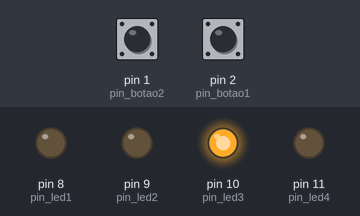
A sketch run on a simulated Arduino Uno, built with avr-gcc and run on an emulated ATmega328P. Shown: output pins drawn as LEDs (lit = HIGH). The inputs (shaded band) are chosen by the test bench; at power-on: pin 1 (pin_botao2) LOW, pin 2 (pin_botao1) LOW.

Above: at 1.2 s.
1.3 s: pin 1 (pin_botao2) pulled HIGH for 0.15 s
At 2.7 s:
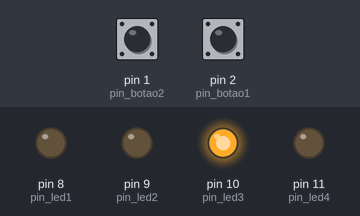
3.0 s: pin 2 (pin_botao1) pulled HIGH for 0.15 s
At 4.1 s:
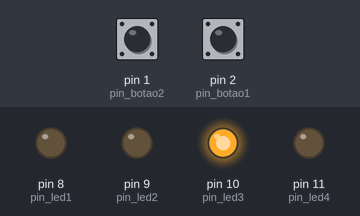
4.6 s: pin 1 (pin_botao2) pulled HIGH for 1 s
At 5.4 s:
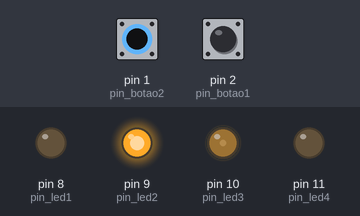
7.1 s: pin 1 (pin_botao2) pulled HIGH for 3.2 s
At 11.0 s:
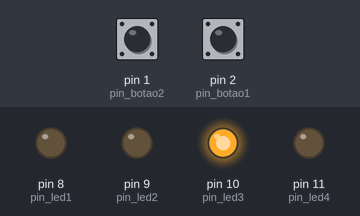
11.8 s: pin 2 (pin_botao1) pulled HIGH for 1 s
At 12.1 s:
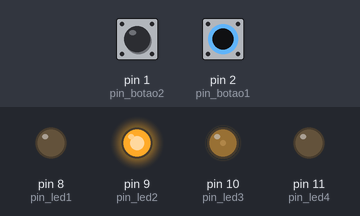
14.3 s: pin 2 (pin_botao1) pulled HIGH for 3.2 s
At 18.9 s:
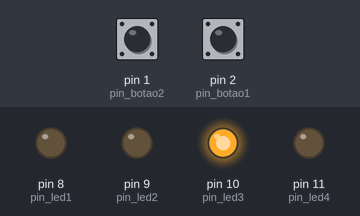
Timing chart, 0 to 20.0 s (numbered marks = the images above; inputs shaded):
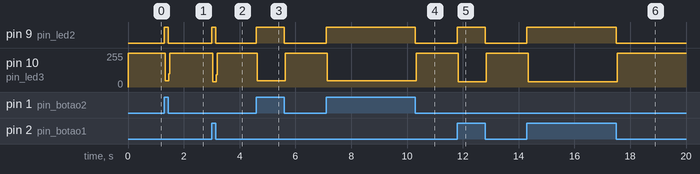

The sketch:

ultimo_exercicio.ino
```cpp
#define pin_led1 8           //pino 8 se chama pin_led1
#define pin_led2 9           //pino 9 se chama pin_led2
#define pin_led3 10          //pino 10 se chama pin_led3
#define pin_led4 11          //pino 11 se chama pin_led4
#define pin_botao1 2
#define pin_botao2 1

void setup() {
   pinMode(pin_led1, OUTPUT);        //definir o pin_led1 como output
  pinMode(pin_led2, OUTPUT);        //definir o pin_led2 como output
  pinMode(pin_led3, OUTPUT);        //definir o pin_led3 como output
  pinMode(pin_led4, OUTPUT);        //definir o pin_led4 como output
  pinMode(pin_botao1, INPUT);
  pinMode(pin_botao2, INPUT);

}

void loop() {
  bool estado1 = digitalRead(pin_botao1);
  bool estado2 = digitalRead(pin_botao2);
  if (estado1 && estado2 == 1) {
    digitalWrite(pin_led1, HIGH);
  } else {
    digitalWrite(pin_led1, LOW);
  }

  if (estado1 || estado2 == 1) {
    digitalWrite(pin_led2, HIGH);
  } else {
    digitalWrite(pin_led2, LOW);
  }

  if (estado1 ^ estado2 == 1) {
    digitalWrite(pin_led3, HIGH);
    if (estado1 == 1){
      digitalWrite(pin_led3, LOW);
        }if (estado2 == 1){
      digitalWrite(pin_led3, LOW);
      }
  } else {
    digitalWrite(pin_led3, HIGH);
  }

}
```

Measured:
- after the input at 1.3 s, pin 9 (pin_led2): LOW → HIGH at once, → LOW 0.15 s later; pin 10 (pin_led3): 255/255 → 46/255 at once, → 255/255 0.12 s later
- after the input at 3.0 s, pin 9 (pin_led2): LOW → HIGH at once, → LOW 0.15 s later; pin 10 (pin_led3): 255/255 → 38/255 at once, → 255/255 0.12 s later
- after the input at 4.6 s, pin 9 (pin_led2): LOW → HIGH at once, → LOW 1.0 s later; pin 10 (pin_led3): 255/255 → 46/255 at once, → 255/255 1.0 s later
- after the input at 7.1 s, pin 9 (pin_led2): LOW → HIGH at once, → LOW 3.2 s later; pin 10 (pin_led3): 255/255 → 46/255 at once, → 255/255 3.2 s later
- after the input at 11.8 s, pin 9 (pin_led2): LOW → HIGH at once, → LOW 1.0 s later; pin 10 (pin_led3): 255/255 → 38/255 at once, → 255/255 1.0 s later
- after the input at 14.3 s, pin 9 (pin_led2): LOW → HIGH at once, → LOW 3.2 s later; pin 10 (pin_led3): 255/255 → 38/255 at once, → 255/255 3.2 s later
